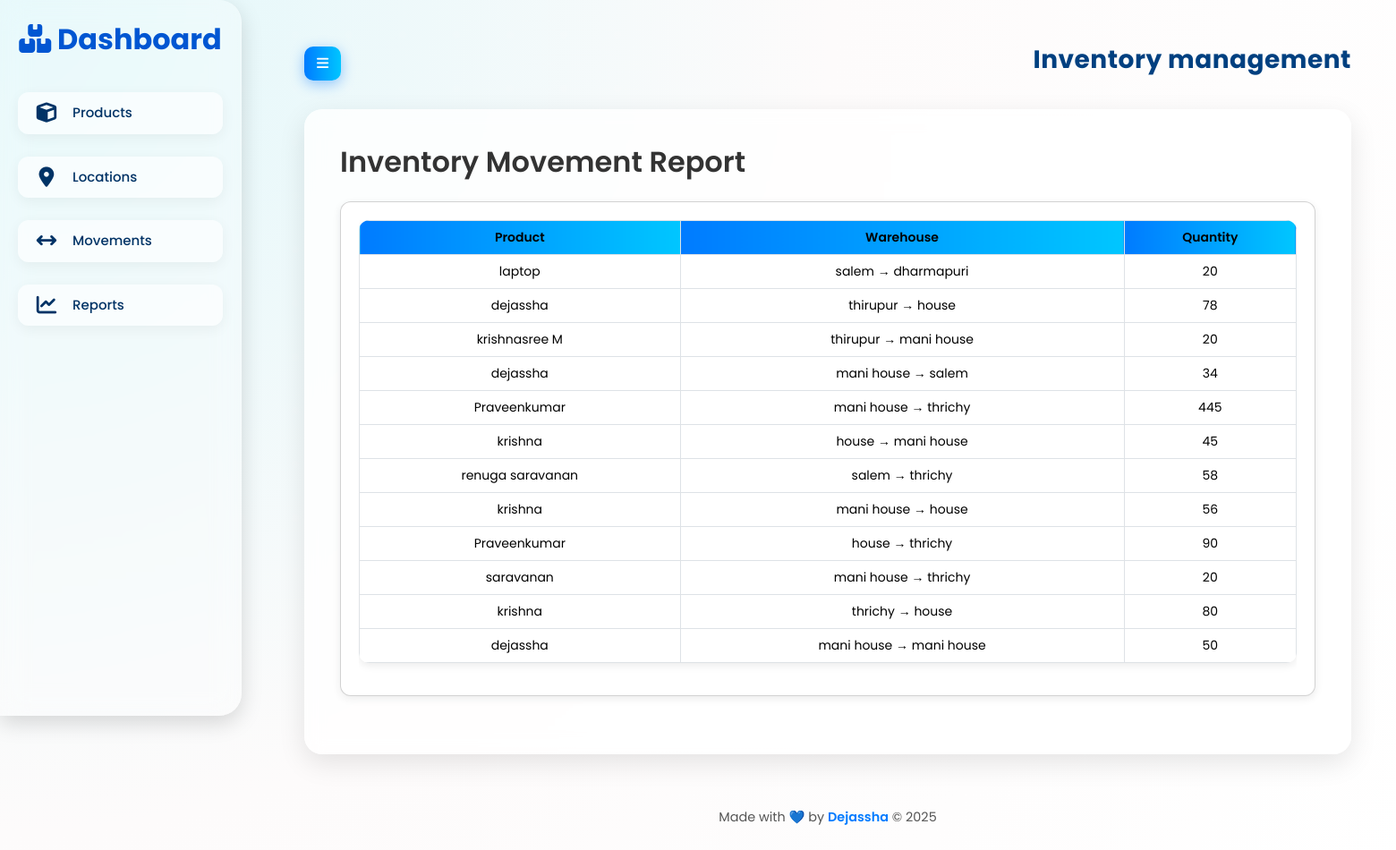
Screenshot of /report with the database file from the repository.
### models.py (models this page shows)
class ProductMovement(db.Model):
    movement_id = db.Column(db.String, primary_key=True)
    product_id = db.Column(db.String, db.ForeignKey('product.product_id'), nullable=False)
    from_location = db.Column(db.String, db.ForeignKey('location.location_id'), nullable=True)
    to_location = db.Column(db.String, db.ForeignKey('location.location_id'), nullable=True)
    qty = db.Column(db.Integer, nullable=False)
    timestamp = db.Column(db.DateTime, default=datetime.utcnow)
    product = db.relationship('Product', backref='movements')
    from_loc = db.relationship('Location', foreign_keys=[from_location])
    to_loc = db.relationship('Location', foreign_keys=[to_location])

class Product(db.Model):
    product_id = db.Column(db.String(10), primary_key=True)
    name = db.Column(db.String(100), nullable=False)
    description = db.Column(db.String(255), nullable=False)
    created_at = db.Column(db.DateTime, default=datetime.utcnow)

class Location(db.Model):
    location_id = db.Column(db.String(10), primary_key=True)
    name = db.Column(db.String(100), nullable=False)
    address = db.Column(db.String(255))
    created_at = db.Column(db.DateTime, default=datetime.utcnow)

### app.py (the view)
@app.route('/report')
def report():
    FromLocation = aliased(Location)
    ToLocation = aliased(Location)
    movements = (
        db.session.query(
            ProductMovement.movement_id,
            Product.name.label("product_name"),
            FromLocation.name.label("from_location"),
            ToLocation.name.label("to_location"),
            ProductMovement.qty,
            ProductMovement.timestamp
        )
        .join(Product, Product.product_id == ProductMovement.product_id)
        .outerjoin(FromLocation, FromLocation.location_id == ProductMovement.from_location)
        .outerjoin(ToLocation, ToLocation.location_id == ProductMovement.to_location)
        .order_by(ProductMovement.timestamp.desc())
        .all()
    )
    return render_template("report.html", movements=movements)

### templates/report.html (shortened to what this page needs)
{% extends "base.html" %}
{% block content %}
<h2>Inventory Movement Report</h2>
<div class="card">
  <div class="table-responsive">
    <table class="table table-hover table-bordered align-middle">
      <thead>
        <tr>
          <th>Product</th>
          <th>Warehouse</th>
          <th>Quantity</th>
        </tr>
      </thead>
      <tbody>
        {% if movements %}
          {% for move in movements %}
          <tr>
            <td>{{ move.product_name }}</td>
            <td>
              {% if move.from_location and move.to_location %}
                {{ move.from_location }} → {{ move.to_location }}
              {% elif move.from_location %}
                {{ move.from_location }} →
              {% elif move.to_location %}
                → {{ move.to_location }}
              {% else %}
                -
              {% endif %}
            </td>
            <td>{{ move.qty }}</td>
          </tr>
          {% endfor %}
        {% else %}
          <tr>
            <td colspan="3" class="text-center text-muted py-3">
              No movement data available.
            </td>
          </tr>
        {% endif %}
      </tbody>
    </table>
  </div>
</div>
{% endblock %}

### templates/base.html (style rules this page uses)
body { font-family: 'Poppins', sans-serif; background: radial-gradient(circle at top left, #e0f7fa, #fdfbfb, #ffffff); overflow-x: hidden; display: flex; min-height: 100vh; color: #333; position: relative; }
body::before { content: ""; position: absolute; width: 250%; height: 250%; top: -100%; left: -100%; background: radial-gradient(circle, rgba(255,255,255,0.2) 10%, transparent 10%) repeat; background-size: 60px 60px; animation: moveBackground 15s linear infinite; z-index: 0; opacity: 0.3; }

### templates/report.html (style rules this page uses)
body { font-family: 'Poppins', sans-serif !important; background-color: #f8f9fc; font-size: 15px; }
h2 { font-weight: 600; color: #333; margin-bottom: 25px; }
.card { background-color: #fff; border-radius: 12px; box-shadow: 0 3px 10px rgba(0, 0, 0, 0.08); padding: 20px; margin-bottom: 25px; }
.table { background-color: #fff; border-radius: 12px; overflow: hidden; box-shadow: 0 3px 10px rgba(0, 0, 0, 0.08); width: 100%; font-size: 14px; }
th { font-weight: 600; background: linear-gradient(90deg, #007bff, #00c6ff); color: #fff; text-align: center; }
td { vertical-align: middle; text-align: center; }

### rows the page displays
ProductMovement: product_name "laptop", from_location "salem", to_location "dharmapuri", qty "20"
ProductMovement: product_name "dejassha", from_location "thirupur", to_location "house", qty "78"
ProductMovement: product_name "krishnasree M", from_location "thirupur", to_location "mani house", qty "20"
ProductMovement: product_name "dejassha", from_location "mani house", to_location "salem", qty "34"
ProductMovement: product_name "Praveenkumar", from_location "mani house", to_location "thrichy", qty "445"
ProductMovement: product_name "krishna", from_location "house", to_location "mani house", qty "45"
ProductMovement: product_name "renuga saravanan", from_location "salem", to_location "thrichy", qty "58"
ProductMovement: product_name "krishna", from_location "mani house", to_location "house", qty "56"
ProductMovement: product_name "Praveenkumar", from_location "house", to_location "thrichy", qty "90"
ProductMovement: product_name "saravanan", from_location "mani house", to_location "thrichy", qty "20"
ProductMovement: product_name "krishna", from_location "thrichy", to_location "house", qty "80"
ProductMovement: product_name "dejassha", from_location "mani house", to_location "mani house", qty "50"

### other values shown
{{ current_year or '2025' }} "2025"
